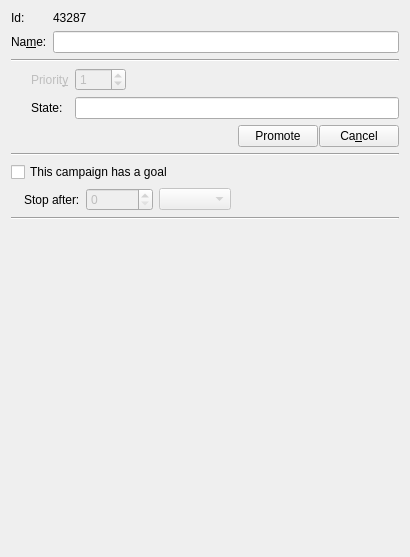
<?xml version="1.0" encoding="UTF-8"?>
<ui version="4.0">
 <class>GeneralPage</class>
 <widget class="QWidget" name="GeneralPage">
  <property name="geometry">
   <rect>
    <x>0</x>
    <y>0</y>
    <width>410</width>
    <height>557</height>
   </rect>
  </property>
  <layout class="QVBoxLayout" name="verticalLayout_3">
   <item>
    <layout class="QHBoxLayout">
     <property name="spacing">
      <number>6</number>
     </property>
     <property name="leftMargin">
      <number>0</number>
     </property>
     <property name="topMargin">
      <number>0</number>
     </property>
     <property name="rightMargin">
      <number>0</number>
     </property>
     <property name="bottomMargin">
      <number>0</number>
     </property>
     <item>
      <layout class="QGridLayout">
       <property name="leftMargin">
        <number>0</number>
       </property>
       <property name="topMargin">
        <number>0</number>
       </property>
       <property name="rightMargin">
        <number>0</number>
       </property>
       <property name="bottomMargin">
        <number>0</number>
       </property>
       <property name="spacing">
        <number>6</number>
       </property>
       <item row="0" column="1">
        <widget class="QLabel" name="m_lblId">
         <property name="sizePolicy">
          <sizepolicy hsizetype="Expanding" vsizetype="Fixed">
           <horstretch>1</horstretch>
           <verstretch>0</verstretch>
          </sizepolicy>
         </property>
         <property name="text">
          <string>43287</string>
         </property>
         <property name="alignment">
          <set>Qt::AlignVCenter</set>
         </property>
         <property name="textInteractionFlags">
          <set>Qt::LinksAccessibleByMouse|Qt::TextSelectableByMouse</set>
         </property>
        </widget>
       </item>
       <item row="1" column="0">
        <widget class="QLabel" name="m_lblName">
         <property name="sizePolicy">
          <sizepolicy hsizetype="Fixed" vsizetype="Fixed">
           <horstretch>0</horstretch>
           <verstretch>0</verstretch>
          </sizepolicy>
         </property>
         <property name="text">
          <string>Na&amp;me:</string>
         </property>
         <property name="buddy">
          <cstring>m_name</cstring>
         </property>
        </widget>
       </item>
       <item row="0" column="0">
        <widget class="QLabel" name="textLabel1">
         <property name="sizePolicy">
          <sizepolicy hsizetype="Fixed" vsizetype="Fixed">
           <horstretch>0</horstretch>
           <verstretch>0</verstretch>
          </sizepolicy>
         </property>
         <property name="text">
          <string>Id:</string>
         </property>
        </widget>
       </item>
       <item row="1" column="1">
        <widget class="QLineEdit" name="m_name">
         <property name="sizePolicy">
          <sizepolicy hsizetype="Expanding" vsizetype="Fixed">
           <horstretch>1</horstretch>
           <verstretch>0</verstretch>
          </sizepolicy>
         </property>
        </widget>
       </item>
      </layout>
     </item>
    </layout>
   </item>
   <item>
    <widget class="Line" name="line1">
     <property name="frameShape">
      <enum>QFrame::HLine</enum>
     </property>
     <property name="frameShadow">
      <enum>QFrame::Sunken</enum>
     </property>
     <property name="orientation">
      <enum>Qt::Horizontal</enum>
     </property>
    </widget>
   </item>
   <item>
    <layout class="QHBoxLayout" name="horizontalLayout">
     <item>
      <spacer>
       <property name="orientation">
        <enum>Qt::Horizontal</enum>
       </property>
       <property name="sizeType">
        <enum>QSizePolicy::Fixed</enum>
       </property>
       <property name="sizeHint" stdset="0">
        <size>
         <width>20</width>
         <height>61</height>
        </size>
       </property>
      </spacer>
     </item>
     <item>
      <layout class="QVBoxLayout" name="verticalLayout">
       <item>
        <layout class="QGridLayout" name="gridLayout">
         <item row="0" column="1">
          <widget class="QSpinBox" name="m_prioritySpin">
           <property name="enabled">
            <bool>false</bool>
           </property>
           <property name="minimum">
            <number>-999</number>
           </property>
           <property name="maximum">
            <number>999</number>
           </property>
           <property name="value">
            <number>1</number>
           </property>
          </widget>
         </item>
         <item row="0" column="2">
          <spacer name="horizontalSpacer">
           <property name="orientation">
            <enum>Qt::Horizontal</enum>
           </property>
           <property name="sizeHint" stdset="0">
            <size>
             <width>40</width>
             <height>20</height>
            </size>
           </property>
          </spacer>
         </item>
         <item row="1" column="1" colspan="2">
          <widget class="QLineEdit" name="m_state">
           <property name="readOnly">
            <bool>true</bool>
           </property>
          </widget>
         </item>
         <item row="0" column="0">
          <widget class="QLabel" name="m_priorityLbl">
           <property name="enabled">
            <bool>false</bool>
           </property>
           <property name="text">
            <string>Priorit&amp;y</string>
           </property>
           <property name="buddy">
            <cstring>m_prioritySpin</cstring>
           </property>
          </widget>
         </item>
         <item row="1" column="0">
          <widget class="QLabel" name="m_stateLbl">
           <property name="text">
            <string>State:</string>
           </property>
           <property name="buddy">
            <cstring>m_state</cstring>
           </property>
          </widget>
         </item>
        </layout>
       </item>
       <item>
        <layout class="QHBoxLayout">
         <property name="spacing">
          <number>1</number>
         </property>
         <property name="leftMargin">
          <number>0</number>
         </property>
         <property name="topMargin">
          <number>0</number>
         </property>
         <property name="rightMargin">
          <number>0</number>
         </property>
         <property name="bottomMargin">
          <number>0</number>
         </property>
         <item>
          <spacer>
           <property name="orientation">
            <enum>Qt::Horizontal</enum>
           </property>
           <property name="sizeType">
            <enum>QSizePolicy::Expanding</enum>
           </property>
           <property name="sizeHint" stdset="0">
            <size>
             <width>30</width>
             <height>20</height>
            </size>
           </property>
          </spacer>
         </item>
         <item>
          <widget class="QPushButton" name="m_btnPromote">
           <property name="text">
            <string>Promote</string>
           </property>
           <property name="shortcut">
            <string>Alt+R</string>
           </property>
          </widget>
         </item>
         <item>
          <widget class="QPushButton" name="m_btnCancel">
           <property name="text">
            <string>Ca&amp;ncel</string>
           </property>
           <property name="shortcut">
            <string>Alt+N</string>
           </property>
          </widget>
         </item>
        </layout>
       </item>
      </layout>
     </item>
    </layout>
   </item>
   <item>
    <widget class="Line" name="line">
     <property name="orientation">
      <enum>Qt::Horizontal</enum>
     </property>
    </widget>
   </item>
   <item>
    <layout class="QVBoxLayout" name="verticalLayout_2">
     <item>
      <widget class="QCheckBox" name="m_goalChkBox">
       <property name="text">
        <string>This campaign has a goal</string>
       </property>
      </widget>
     </item>
     <item>
      <layout class="QHBoxLayout" name="horizontalLayout_3">
       <item>
        <spacer name="horizontalSpacer_3">
         <property name="orientation">
          <enum>Qt::Horizontal</enum>
         </property>
         <property name="sizeType">
          <enum>QSizePolicy::Fixed</enum>
         </property>
         <property name="sizeHint" stdset="0">
          <size>
           <width>13</width>
           <height>20</height>
          </size>
         </property>
        </spacer>
       </item>
       <item>
        <widget class="QLabel" name="m_stopAfterLbl">
         <property name="text">
          <string>Stop after:</string>
         </property>
        </widget>
       </item>
       <item>
        <widget class="QSpinBox" name="m_goalAmountSpinBox">
         <property name="enabled">
          <bool>false</bool>
         </property>
         <property name="minimum">
          <number>0</number>
         </property>
         <property name="maximum">
          <number>999999999</number>
         </property>
        </widget>
       </item>
       <item>
        <widget class="QComboBox" name="m_goalUnitComboBox">
         <property name="enabled">
          <bool>false</bool>
         </property>
         <property name="currentIndex">
          <number>-1</number>
         </property>
        </widget>
       </item>
       <item>
        <spacer name="horizontalSpacer_2">
         <property name="orientation">
          <enum>Qt::Horizontal</enum>
         </property>
         <property name="sizeHint" stdset="0">
          <size>
           <width>40</width>
           <height>20</height>
          </size>
         </property>
        </spacer>
       </item>
      </layout>
     </item>
     <item>
      <widget class="Line" name="m_goalSeparationHorizontalLine">
       <property name="orientation">
        <enum>Qt::Horizontal</enum>
       </property>
      </widget>
     </item>
    </layout>
   </item>
   <item>
    <layout class="QVBoxLayout" name="m_inventoryCategorySelectorLayout"/>
   </item>
   <item>
    <spacer name="verticalSpacer">
     <property name="orientation">
      <enum>Qt::Vertical</enum>
     </property>
     <property name="sizeHint" stdset="0">
      <size>
       <width>20</width>
       <height>40</height>
      </size>
     </property>
    </spacer>
   </item>
  </layout>
 </widget>
 <layoutdefault spacing="6" margin="11"/>
 <tabstops>
  <tabstop>m_name</tabstop>
  <tabstop>m_state</tabstop>
  <tabstop>m_btnPromote</tabstop>
  <tabstop>m_btnCancel</tabstop>
 </tabstops>
 <includes>
  <include location="global">stdafx.h</include>
 </includes>
 <resources>
  <include location="../images/campaign_images.qrc"/>
 </resources>
 <connections/>
</ui>
